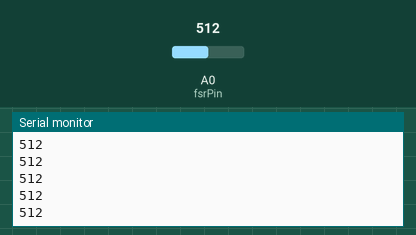
Recording of a sketch running on a simulated Arduino Uno, built with avr-gcc and run on an emulated ATmega328P. Shown: the last lines printed to the serial monitor. Inputs (shaded band) come from the test bench; at power-on: A0 (fsrPin) = 512.

Above: at 1.2 s.
1.3 s: A0 (fsrPin) set to 716
At 1.31 s:
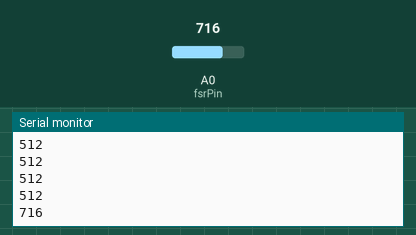
2.8 s: A0 (fsrPin) set to 900
At 2.81 s:
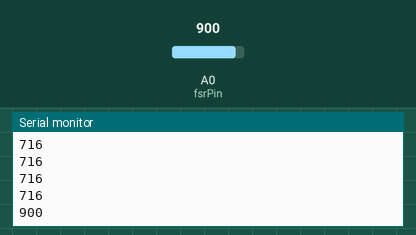
Timing chart, 0 to 5.8 s (numbered marks = the images above; inputs shaded):
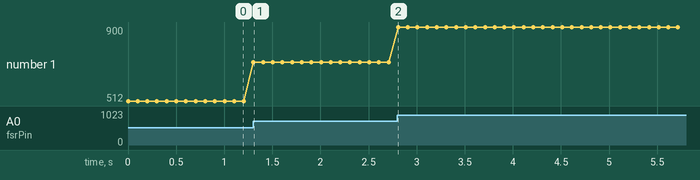

The sketch:

FSR_working_code_copy.ino
```cpp
//* FSR simple testing sketch.


int fsrPin = 0;     // the FSR and 10K pulldown are connected to a0
int fsrReading;     // the analog reading from the FSR resistor divider

void setup(void) {
  Serial.begin(9600);
}

void loop(void) {
  fsrReading = analogRead(fsrPin);


  //Serial.print("sensor1 = ");
  Serial.println(fsrReading);
  delay(100);
  // We'll have a few threshholds, qualitatively determined
//  if (fsrReading < 10) {
//    Serial.println(" - No pressure");
//  } else if (fsrReading < 200) {
//    Serial.println(" - Light touch");
//  } else if (fsrReading < 500) {
//    Serial.println(" - Light squeeze");
//  } else if (fsrReading < 800) {
//    Serial.println(" - Medium squeeze");
//  } else {
//    Serial.println(" - Big squeeze");


}
```

Measured:
- after the input at 1.3 s, the serial monitor: prints a new line at once (image 1)
- after the input at 2.8 s, the serial monitor: prints a new line at once (image 2)
- plotted number 1: 512 → 716 after the input at 1.3 s, 716 → 900 after the input at 2.8 s
